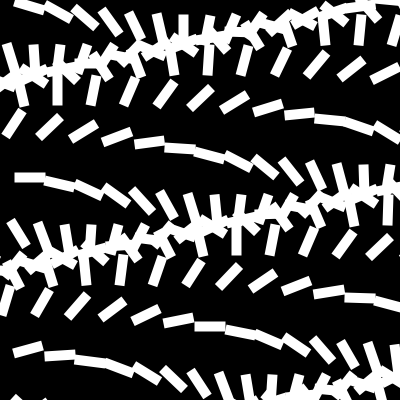
Frame 1 (no input)
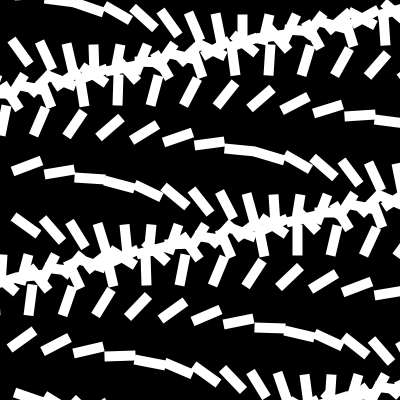
Frame 60 (the mouse pressed at the canvas centre just before this capture)
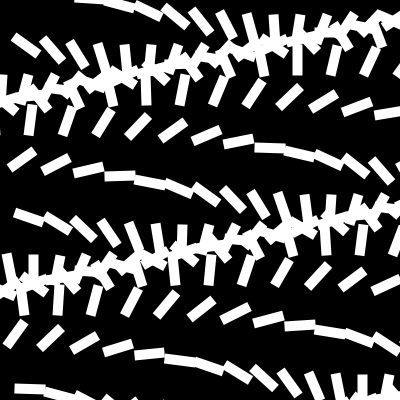
Frame 120 (the mouse held since frame 60 and released just before this capture)

The Processing sketch that drew these frames (run headless with seeded random() and noise(); from frame 60 on, the mouse is pressed at the canvas centre):

// Processing sketch: Remy_Manon_gridOp17
// ── Remy_Manon_gridOp17.pde
float animation = 0.0f;
float circleSize = 60.0f;
int col = 1;
boolean drawCirlces = true;
boolean drawDots = true;

void setup() {
  size(400, 400);
  noFill();
}

void draw() {
  animation += 0.1f;

  background(abs(col -1));
  strokeCap(SQUARE);
  for (int x = 0; x < (width/circleSize*10.0) + 1; x++) {
    for (int y = 0; y < height/circleSize*2.0 + 1; y++) {

      pushMatrix();

      translate(x * circleSize/2, y * circleSize/2);
      if (drawCirlces) {
        noFill();
        stroke(col);
       // rect(0, 0, circleSize/2, circleSize/2);
      }

      rotate((x/circleSize * TWO_PI*2) + animation + (y/circleSize * circleSize));

      translate(circleSize/4.0, 0);
      strokeWeight(10);
      if (drawDots) {
        stroke(255);
        line(0, 0, circleSize/2, circleSize/10);
      }
      
      popMatrix();
    }
  }
}

void keyPressed() {
  if (keyCode == 73) {
    col++;
    col %= 2;
  }
  else if (keyCode == 67) {
    drawCirlces = !drawCirlces;
  }
  else if(keyCode == 68){
    drawDots = ! drawDots;
  }
}
